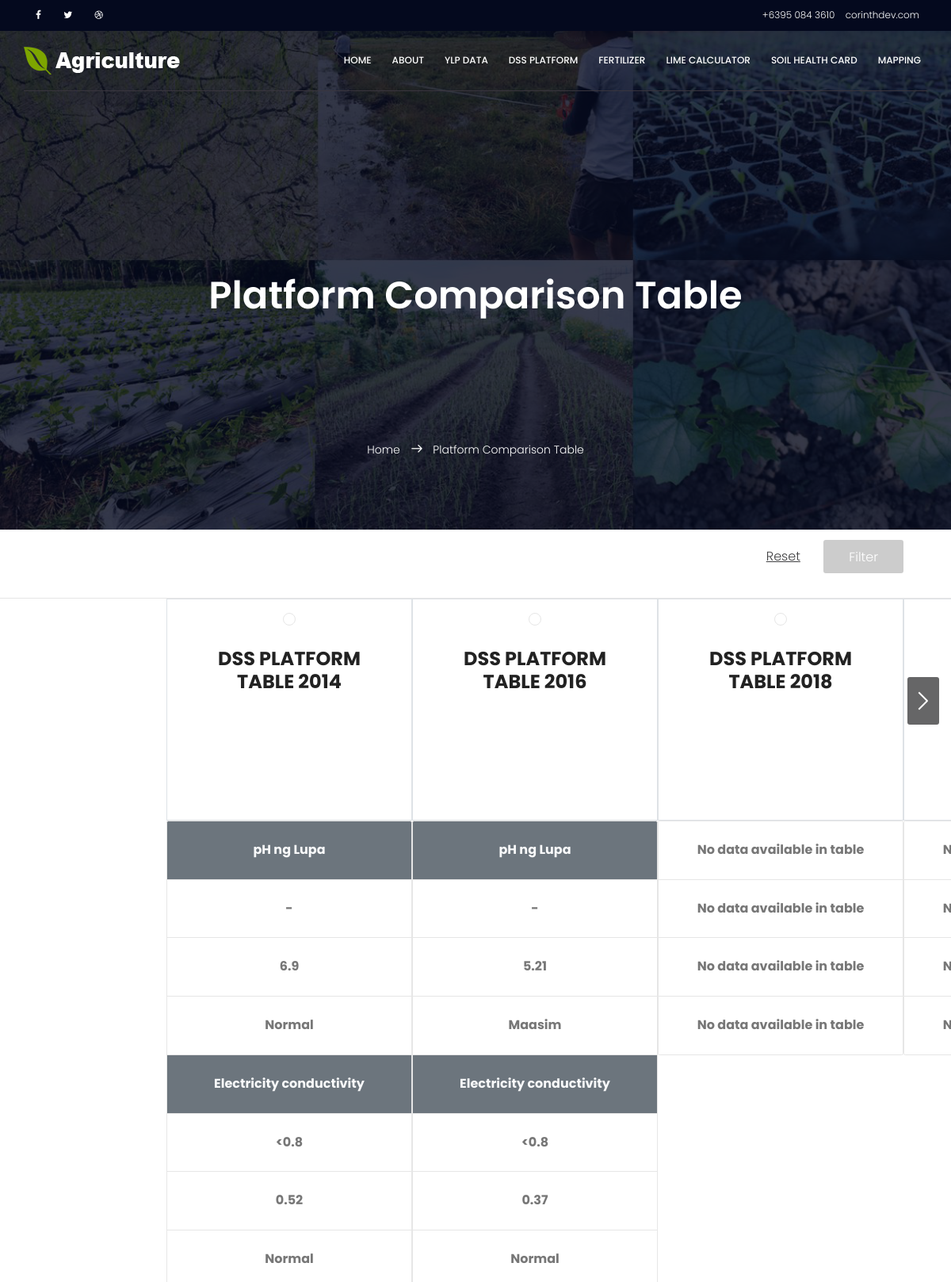
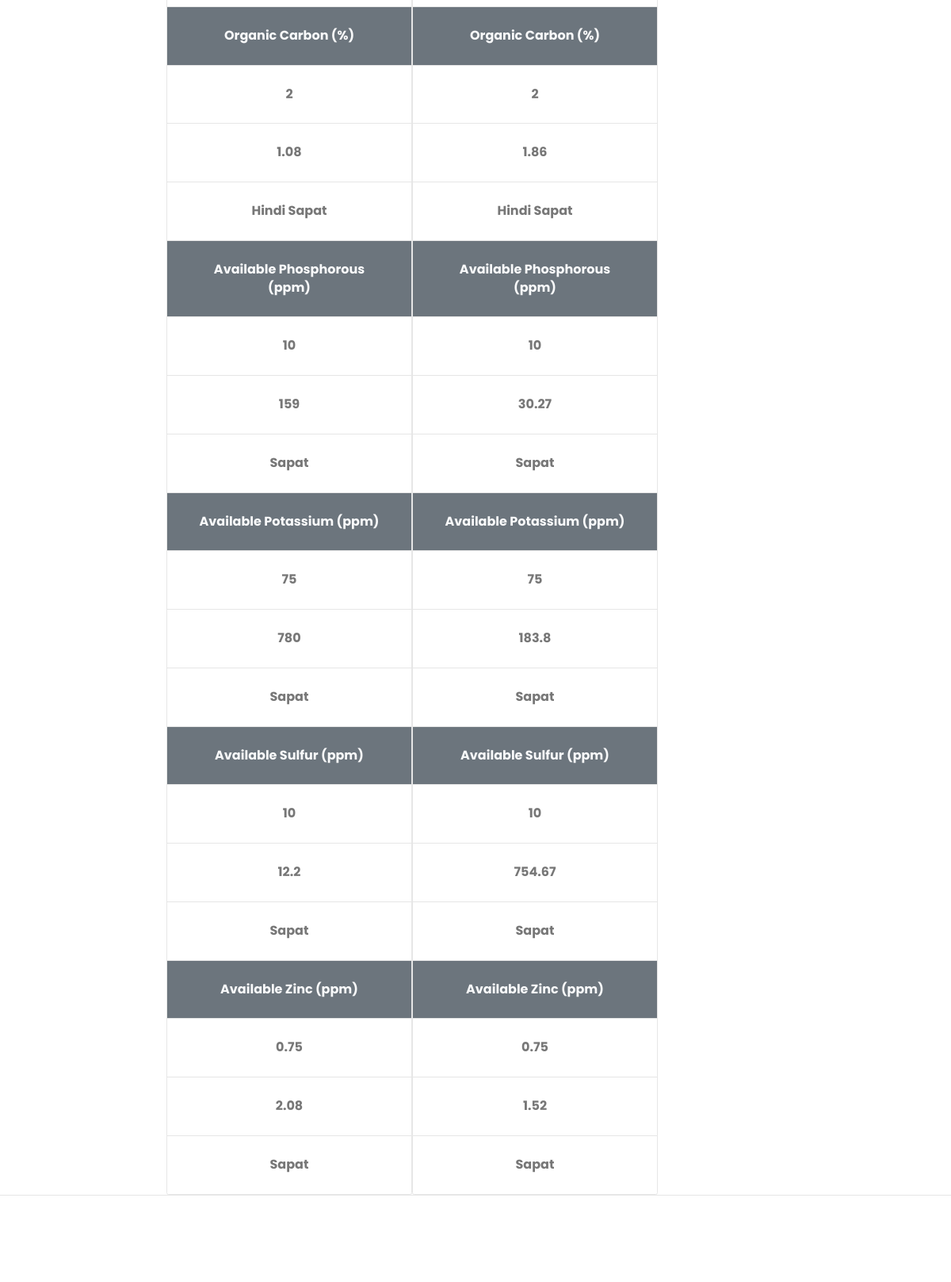
Screenshot of /home/dss_compare.php (signed in, upper part) with the database file from the repository (2 pictures, top to bottom).
### tables this page shows
CREATE TABLE `dss_table` (
  `id` int(11) NOT NULL,
  `dss_info` varchar(199) NOT NULL,
  `dss_krit` varchar(199) NOT NULL,
  `dss_observe` varchar(199) NOT NULL,
  `dss_result` varchar(199) NOT NULL
);

CREATE TABLE `dss_table_one` (
  `id` int(11) NOT NULL,
  `dss_info` varchar(199) NOT NULL,
  `dss_krit` varchar(199) NOT NULL,
  `dss_observe` varchar(199) NOT NULL,
  `dss_result` varchar(199) NOT NULL
);

### home/dss_compare.php (the view, shortened to what this page needs)
<!doctype html>
<html lang="en" class="no-js">
<head>
	<link rel="stylesheet" href="dsscompare_links/css/reset.css">
	<link rel="stylesheet" href="dsscompare_links/css/style.css">
	<?php include '../frontend_links/links.php'; ?>
</head>
<body>
	<?php include '../navigation/header.php'; ?>
    <section class="banner-area relative about-banner" id="home">
        <div class="overlay overlay-bg"></div>
        <div class="container">
            <div class="row d-flex align-items-center justify-content-center">
                <div class="about-content col-lg-12">
                    <h1 class="text-white">
                        Platform Comparison Table
                    </h1>
                    <p class="text-white link-nav"><a href="/">Home </a>  <span class="lnr lnr-arrow-right"></span>  <a href="lime_calculator.php"> Platform Comparison Table</a></p>
                </div>
            </div>
        </div>
    </section><br>
	<section class="cd-products-comparison-table">
		<header>
			<div class="actions">
				<a href="#0" class="reset">Reset</a>
				<a href="#0" class="filter">Filter</a>
			</div>
		</header>
		<div class="cd-products-table">
			<div class="cd-products-wrapper">
				<ul class="cd-products-columns">
					<li class="product">
						<div class="top-info border border-right">
							<div class="check"></div><br>
							<h2>DSS PLATFORM TABLE 2014</h2>
						</div>
						<ul class="cd-features-list list-group">
							<?php
                                  include 'connection.php';
                                  $table = mysqli_query($conn, "SELECT * FROM dss_table");
                                  while($row = mysqli_fetch_array($table)) {
                                ?>
                                   <li class="list-group-item bg-secondary text-light"><?php echo $row['dss_info']?></li>
                                   <li class="list-group-item"><?php echo $row['dss_krit']?></li>
                                   <li class="list-group-item"><?php echo $row['dss_observe']?></li>
                                   <li class="list-group-item"><?php echo $row['dss_result']?></li>
                            <?php } ?>
						</ul>
					</li>
					<li class="product">
						<div class="top-info border border-right">
							<div class="check"></div><br>
							<h2>DSS PLATFORM TABLE 2016</h2>
						</div>
						<ul class="cd-features-list">
							<?php
                                  include 'connection.php';
                                  $table = mysqli_query($conn, "SELECT * FROM dss_table_one");
                                  while($row = mysqli_fetch_array($table)) {
                                ?>
                                   <li class="list-group-item bg-secondary text-light"><?php echo $row['dss_info']?></li>
                                   <li class="list-group-item"><?php echo $row['dss_krit']?></li>
                                   <li class="list-group-item"><?php echo $row['dss_observe']?></li>
                                   <li class="list-group-item"><?php echo $row['dss_result']?></li>
                            <?php } ?>
						</ul>
					</li>
					<li class="product">
						<div class="top-info border border-right">
							<div class="check"></div><br>
							<h2>DSS PLATFORM TABLE 2018</h2>
						</div>
						<ul class="cd-features-list">
                            <li class="list-group-item">No data available in table</li>
                            <li class="list-group-item">No data available in table</li>
                            <li class="list-group-item">No data available in table</li>
                            <li class="list-group-item">No data available in table</li>
						</ul>
					</li>
					<li class="product">
						<div class="top-info border border-right">
							<div class="check"></div><br>
							<h2>DSS PLATFORM TABLE 2019</h2>
						</div>
						<ul class="cd-features-list">
              <li class="list-group-item">No data available in table</li>
              <li class="list-group-item">No data available in table</li>
              <li class="list-group-item">No data available in table</li>
              <li class="list-group-item">No data available in table</li>
						</ul>
					</li>
				</ul>
			</div>
			<ul class="cd-table-navigation">
				<li><a href="#0" class="next">Next</a></li>
			</ul>
		</div>
	</section>
</body>
</html>

### home/css/main.css (style rules this page uses)
body { color:#777;font-family:"Poppins",sans-serif;font-size:14px;font-weight:300;line-height:1.625em;position:relative }
ol,ul { margin:0;padding:0;list-style:none }
a { -webkit-transition:all 0.3s ease 0s;-moz-transition:all 0.3s ease 0s;-o-transition:all 0.3s ease 0s;transition:all 0.3s ease 0s }
a,a:focus,a:hover { text-decoration:none;outline:0 }
h1,h2,h3,h4,h5,h6 { font-family:"Poppins",sans-serif;color:#222;line-height:1.2em !important;margin-bottom:0;margin-top:0;font-weight:600 }
h1,.h1 { font-size:36px }
h2,.h2 { font-size:30px }
.text-white { color:#fff }
.relative { position:relative }
.overlay { position:absolute;left:0;right:0;top:0;bottom:0 }
h1 { font-size:36px }
h2 { font-size:30px }
h1,h2,h3,h4,h5,h6 { line-height:1.5em }
.banner-area { background:url(../img/banner-bg.jpg) right;background-size:cover }
.banner-area .overlay-bg { background-color:rgba(4,9,30,0.8) }
.link-nav { margin-top:10px;margin-bottom:0px }
.about-banner { background:url(../img/top-banner.jpg) right no-repeat;background-size:cover }
.about-content { margin-top:110px;padding:90px 0px;text-align:center }
.about-content h1 { font-size:48px;font-weight:600 }
.about-content a { color:#fff;font-weight:300;font-size:14px }
.about-content .lnr { margin:0px 10px;font-weight:600 }

### rows the page displays
dss_table: dss_info "pH ng Lupa", dss_krit "-", dss_observe "6.9", dss_result "Normal"
dss_table: dss_info "Electricity conductivity", dss_krit "<0.8", dss_observe "0.52", dss_result "Normal"
dss_table: dss_info "Organic Carbon (%)", dss_krit "2", dss_observe "1.08", dss_result "Hindi Sapat"
dss_table: dss_info "Available Phosphorous (ppm)", dss_krit "10", dss_observe "159", dss_result "Sapat"
dss_table: dss_info "Available Potassium (ppm)", dss_krit "75", dss_observe "780", dss_result "Sapat"
dss_table: dss_info "Available Sulfur (ppm)", dss_krit "10", dss_observe "12.2", dss_result "Sapat"
dss_table: dss_info "Available Zinc (ppm)", dss_krit "0.75", dss_observe "2.08", dss_result "Sapat"
dss_table_one: dss_info "pH ng Lupa", dss_krit "-", dss_observe "5.21", dss_result "Maasim"
dss_table_one: dss_info "Electricity conductivity", dss_krit "<0.8", dss_observe "0.37", dss_result "Normal"
dss_table_one: dss_info "Organic Carbon (%)", dss_krit "2", dss_observe "1.86", dss_result "Hindi Sapat"
dss_table_one: dss_info "Available Phosphorous (ppm)", dss_krit "10", dss_observe "30.27", dss_result "Sapat"
dss_table_one: dss_info "Available Potassium (ppm)", dss_krit "75", dss_observe "183.8", dss_result "Sapat"
dss_table_one: dss_info "Available Sulfur (ppm)", dss_krit "10", dss_observe "754.67", dss_result "Sapat"
dss_table_one: dss_info "Available Zinc (ppm)", dss_krit "0.75", dss_observe "1.52", dss_result "Sapat"
